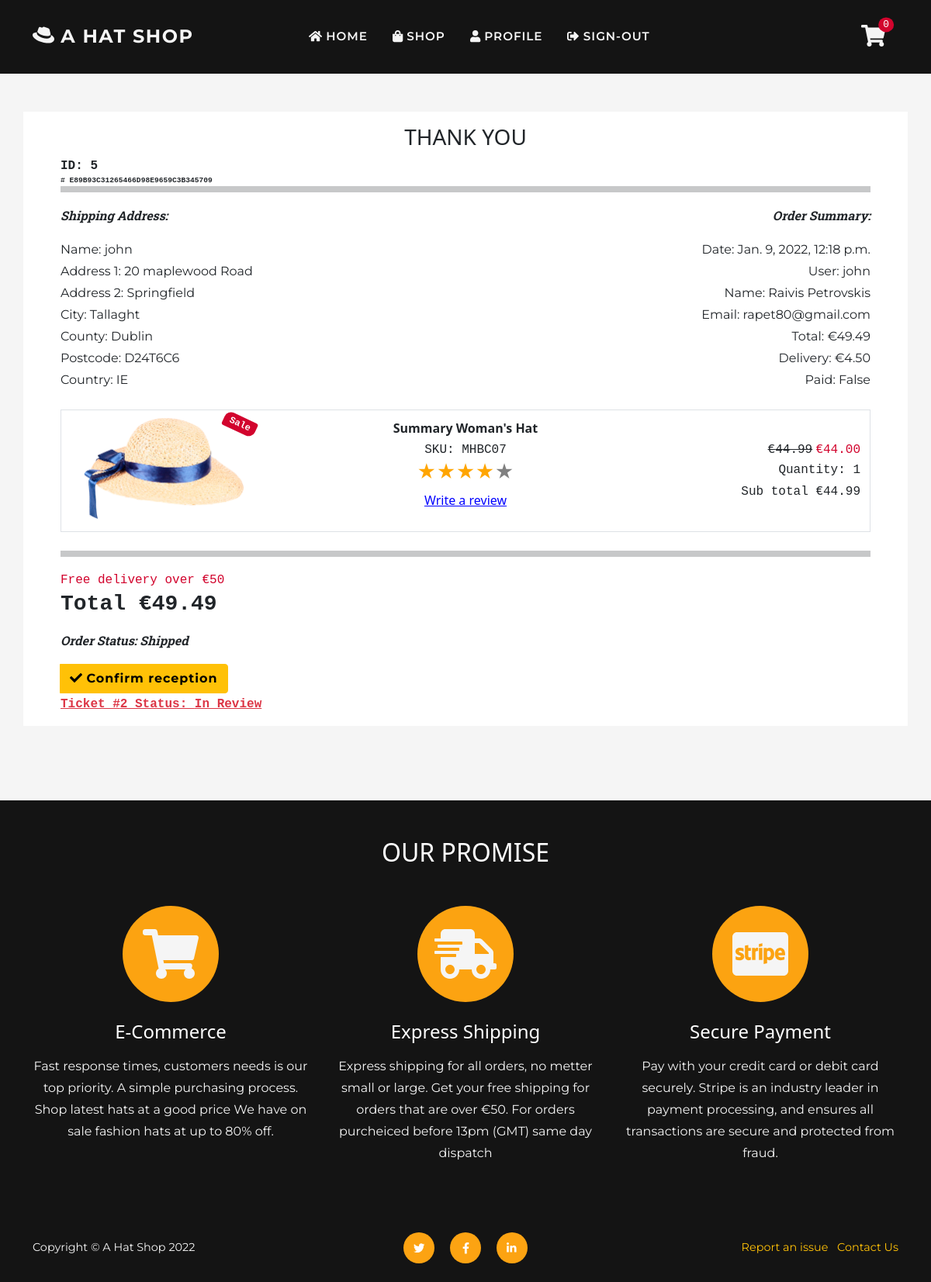
Screenshot of /user/order_history/E89B93C31265466D98E9659C3B345709 (signed in) with the database file from the repository.
### checkout/models.py (models this page shows, shortened)
class Order(models.Model):
    SUBMITTED = 'Submitted'
    PAYMENT = 'Payment received'
    PROCESSED = 'Proccessed'
    SHIPPED = 'Shipped'
    CANCELLED = 'Cancelled'
    COMPLETED = 'Completed'
    ORDER_STATUS = [
        (SUBMITTED, 'Submitted'),
        (PAYMENT, 'Payment received'),
        (PROCESSED, 'Proccessed'),
        (SHIPPED, 'Shipped'),
        (CANCELLED, 'Cancelled'),
        (COMPLETED, 'Completed'),
    ]
    date = models.DateTimeField(auto_now_add=True)
    status = models.CharField(
        max_length=50, default=SUBMITTED, choices=ORDER_STATUS)
    order_number = models.CharField(
        max_length=32, null=False, editable=False)
    total = models.DecimalField(
        max_digits=10, decimal_places=2, default=0)
    delivery = models.DecimalField(
        max_digits=6, decimal_places=2, default=0)
    items = models.TextField(
        null=False, blank=False, default='')
    stripe_pid = models.CharField(
        max_length=254, null=False, blank=False, default='')
    paid = models.BooleanField(default=False)
    user_profile = models.ForeignKey(
        User, on_delete=models.SET_NULL,
        null=True, blank=True, related_name='orders')
    full_name = models.CharField(max_length=50)
    email = models.EmailField(max_length=50)
    shipping_name = models.CharField(max_length=50)
    address_line_1 = models.CharField(max_length=100)
    address_line_2 = models.CharField(max_length=100, blank=True)
    city = models.CharField(max_length=60)
    county = models.CharField(max_length=60, blank=True)
    postcode = models.CharField(max_length=30, blank=True)
    country = CountryField(blank_label='Country')

class OrderLine(models.Model):
    product = models.ForeignKey(Product, on_delete=models.CASCADE)
    quantity = models.IntegerField(default=1)
    order = models.ForeignKey(Order, on_delete=models.CASCADE,
                              related_name='lineitems')
    product_total = models.DecimalField(
        max_digits=6, decimal_places=2, editable=False, default=0)

### shop/models.py (models this page shows, shortened)
class Product(models.Model):
    sku = models.CharField(max_length=60)
    category = models.ForeignKey(
        'Category', null=True, blank=True,
        on_delete=models.SET_NULL)
    style = models.CharField(max_length=60)
    color = models.CharField(max_length=60)
    name = models.CharField(max_length=60)
    description = models.TextField(max_length=250)
    price = models.DecimalField(
        max_digits=6, decimal_places=2)
    image = models.ImageField(null=True, blank=True)
    sale = models.BooleanField(default=False)
    sale_price = models.DecimalField(
        max_digits=6, decimal_places=2,
        null=True, blank=True)
    item_count = models.IntegerField(
        blank=False, null=False, default=0)
    rating = models.DecimalField(
        max_digits=6, decimal_places=2,
        null=True, blank=True)
    rating_counter = models.PositiveSmallIntegerField(default=0)

### support/models.py (models this page shows, shortened)
class CustomerSuport(models.Model):
    SUBMITTED = 'Submitted'
    REVIEW = 'In Review'
    RESOLVED = 'Resolved'
    SELECT = 'Select'
    ORDER = 'Order'
    PRODUCT = 'Product'
    ACCOUNT = 'Account'
    ISSUE_CHOICES = [
        (SELECT, 'Select'),
        (ORDER, 'Order'),
        (PRODUCT, 'Product'),
        (ACCOUNT, 'Account'),
    ]
    STATUS_CHOICES = [
        (SUBMITTED, 'Submitted'),
        (REVIEW, 'In Review'),
        (RESOLVED, 'Resolved'),
    ]
    status = models.CharField(
        max_length=60, default=SUBMITTED,
        choices=STATUS_CHOICES)
    user_profile = models.ForeignKey(
        User, on_delete=models.CASCADE,
        related_name='user_support')
    issue = models.CharField(
        max_length=60, default=SELECT,
        choices=ISSUE_CHOICES)
    message = models.TextField(max_length=500)
    order_line = models.ForeignKey(
        OrderLine, on_delete=models.CASCADE,
        related_name='orderline_support', null=True)
    order = models.ForeignKey(
        Order, on_delete=models.CASCADE,
        related_name='order_support', null=True)
    date = models.DateTimeField(auto_now_add=True)

### customers/views.py (the view, shortened to what this page needs)
# urls.py: path('order_history/<order_number>',
@login_required
def order_history(request, order_number):
    order = get_object_or_404(Order, order_number=order_number)
    profile = request.user
    if not profile.is_superuser:
        if not order.user_profile == profile:
            messages.error(request, 'Only order owner can view this page')
            return redirect(reverse('home'))
    admin = False
    status_form = None
    issues = CustomerSuport.objects.all()
    try:
        issue = issues.get(order=order)
    except CustomerSuport.DoesNotExist:
        issue = None
    order_reviews = profile.user_review.filter(
        order__order_number=order_number)
    order_list = list()
    for i in order_reviews:
        order_list.append(i.product.id)
    template = 'checkout/checkout-success.html'
    context = {
        'status_form': status_form,
        'issue': issue,
        'order_list': order_list,
        'order': order,
        'from_profile': True,
        'admin': admin,
    }
    return render(request, template, context)

### cart/contexts.py (called while the page is built, shortened)
def cart_contents(request):
    cart_items = []
    total = 0
    before = 0
    item_count = 0
    availability = 0
    cart = request.session.get('cart', {})
    if total < 50:
        delivery = total * Decimal(10 / 100)
        free_deivery = 50 * total
    else:
        delivery = 0
        free_deivery = 0
    delivery = round(delivery, 2)
    grand_total = delivery + total
    grand_total = round(grand_total, 2)
    context = {
        'cart_items': cart_items,
        'total': total,
        'before': before,
        'item_count': item_count,
        'delivery': delivery,
        'free_deivery': free_deivery,
        'deivery_treshold': 10,
        'grand_total': grand_total,
    }
    return context

### reviews/contexts.py (called while the page is built)
def review_context(request):
    review_items = ProductReview.objects.all()
    context = {
        'review_items': review_items,
    }
    return context

### checkout/templates/checkout/checkout-success.html (shortened to what this page needs)
{% extends 'base.html' %}
{% load static %}
{% block page_header %}
<header class="py-5">
</header>
{% endblock %}
{% block content %}
<section class="page-section">
    <div class="container bg-white px-3 pt-3 px-lg-5">
        <h3 class="col-12 text-uppercase text-center">Thank You</h3>
        <div class="row m-0 p-0">
            <span class="px-0 fw-bolder text-uppercase font-monospace">Id: {{ order.id }}</span> <br>
            <span class="px-0 fw-bolder time text-uppercase font-monospace"># {{ order.order_number }}</span>
            <hr class="p-1">
            <div class="px-0 col-md-6">
                <p class="text-italic fw-bolder">Shipping Address:</p>
                <p class="mb-0 font-text">Name: {{ order.shipping_name }}</p>
                <p class="mb-0 font-text">Address 1: {{ order.address_line_1 }}</p>
                {% if order.address_line_2 %}
                <p class="mb-0 font-text">Address 2: {{ order.address_line_2 }}</p>
                {% endif %}
                <p class="mb-0 font-text">City: {{ order.city }}</p>
                {% if order.county %}
                <p class="mb-0 font-text">County: {{ order.county }}</p>
                {% endif %}
                {% if order.postcode %}
                <p class="mb-0 font-text">Postcode: {{ order.postcode }}</p>
                {% endif %}
                <p class="mb-0 font-text">Country: {{ order.country }}</p>
            </div>
            <div class="col-md-6 text-md-end px-0">
                <p class="text-italic fw-bolder">Order Summary:</p>
                <p class="mb-0 font-text">Date: {{ order.date }}</p>
                <p class="mb-0 font-text">User: {{ order.user_profile }}</p>
                <p class="mb-0 font-text">Name: {{ order.full_name }}</p>
                <p class="mb-0 font-text">Email: {{ order.email }}</p>
                <p class="mb-0 font-text">Total: €{{ order.total }}</p>
                <p class="mb-0 font-text">Delivery: €{{ order.delivery }}</p>
                <p class="mb-0 font-text">Paid: {{ order.paid }}</p>
            </div>
        </div>
        {% include 'includes/order-line-items.html' %}
        <hr class="p-1 mt-4">
        <div class="cart-conteiner bg-white align-items-center pb-3">
            <div class="col-12 fw-bolder font-monospace">
                <p>
                    {% if delivery != 0 %}
                    <span class="font-monospace h6">Delivery: €{{ delivery }}</span> <br>
                    {% else %}
                    <span class="text-danger m-0 h6 font-monospace">Free delivery over €50</span> <br>
                    {% endif %}
                    <span class="h3 fw-bold font-monospace">Total €{{ order.total }} </span>
                </p>
            </div>
            <div class="col-12">
                <div>
                    <p class="text-italic fw-bolder">Order Status: {{ order.status }}</p>
                    {% if order.status != "Completed" and from_profile and order.status == "Shipped" %}
                    {% include 'includes/forms/confirm-order-status-form.html' %}
                    {% endif %}
                </div>
            </div>
            <div class="col-12">
                {% if from_profile %}
                <div>
                    {% if issue %}
                    {% if issue.status == 'Resolved' %}
                    <a href="{% url 'messages_view' issue.id %}" class="m-0 link-success fw-bolder font-monospace"> Ticket #{{ issue.id }} Status: {{ issue.status }}</a>
                    {% else %}
                    <a href="{% url 'messages_view' issue.id %}" class="m-0 link-danger fw-bolder font-monospace"> Ticket #{{ issue.id }} Status: {{ issue.status }}</a>
                    {% endif %}
                    {% else %}
                    <a href="{% url 'submit' order.order_number %}">Report an issue</a>
                    {% endif %}
                </div>
                {% endif %}
            </div>
        </div>
    </div>
    {% include 'includes/forms/order-status-form.html' %}
</section>
{% endblock %}

### checkout/templates/includes/order-line-items.html
{% load thumbnail %}
{% for item in order.lineitems.all %}
<div class="cart-conteiner border mx-0 px-0 bg-white row align-items-center mt-2 mt-sm-4">
    <div class="col-6 col-sm-3 order-2 order-sm-1 position-relative">
        {% thumbnail item.product.image "300" format="WEBP" as im %}
        <a class="" href="{% url 'shop_item' item.product.id %}"
            aria-label="A link to product {{ item.product.name }} details page">
            <div class="h-100 d-flex align-items-center ">
                <img class="card-img-top" src="{{ im.url }}"
                    alt="An image for product {{ item.product.name }} color {{ item.product.color }}" />
            </div>
        </a>
        {% if item.product.sale %}
        <div class="badge bg-danger text-white position-absolute font-monospace" style="top: 0.5rem; right: 0.5rem">
            Sale
        </div>
        {% endif %}
        {% endthumbnail %}
    </div>
    <div class="col-12 col-sm-6 order-1 order-sm-2 product text-center">
        <p class="text-capitalize mb-0 fw-bolder">{{ item.product.name }}</p>
        <p class="text-capitalize mb-0 font-monospace">SKU: {{ item.product.sku }}</p>
        <div class="star_container d-flex flex-column align-items-center">
            {% if item.product.rating %}
            <a href="{% url 'all_reviews' item.product.id %}">
                <div class="stars h4 text-warning"
                    style="background-image: linear-gradient(to right, orange, orange {% widthratio item.product.rating 5 100 %}%, gray {% widthratio item.product.rating 5 100 %}%, gray 100%)">
                    ★★★★★
                </div>
            </a>
            {% else %}
            <span class="time font-monospace">No reviews yet</span>
            <div class="stars h4">
            </div>
            {% endif %}
        </div>
        {% if order.user_profile and from_profile and not order.status == 'Cancelled' %}
        {% if not item.product.id in order_list %}
        <p><a href="{% url 'review_view' item.product.id  %}?order_id={{ order.order_number }}">Write a
                review</a></p>
        {% else %}
        <p><a href="{% url 'review_view' item.product.id  %}?order_id={{ order.order_number }}">View Your
                review</a></p>
        {% endif %}
        {% endif %}
    </div>
    <div class="col-3 col-6 col-sm-3 order-2 order-sm-3">
        <div class="text-end">
            {% if item.product.sale %}
            <span class="text-decoration-line-through font-monospace">€{{ item.product.price }}</span>
            <span class="text-danger  font-monospace">€{{ item.product.sale_price }} </span>
            {% else %}
            <span class="font-monospace">€{{ item.product.price }}</span>
            {% endif %}
            <p class="mb-0 font-monospace">Quantity: {{ item.quantity }}</p>
            <p class="mb-0 font-monospace">Sub total €{{ item.product_total }} </p>
        </div>
    </div>
</div>
{% endfor %}

### static/css/base.css (style rules this page uses)
:root { --bs-warning: #fca311; --bs-white: #ffffff; --bs-light: #f5f5f5; --bs-dark: #141414; --bs-danger: #d2042d; --bs-success: #6a994e; --bs-primary: #141414; --bs-secondary: #f5f5f5; --bs-primary-rgb: 20, 20, 20; --bs-secondary-rgb: 245, 245, 245; --bs-warning-rgb: 252, 163, 17; --bs-success-rgb: 106, 153, 78; --bs-danger-rgb: 210, 4, 45; --bs-white-rgb: 255, 255, 255; --bs-light-rgb: 245, 245, 245; --bs-dark-rgb: 20, 20, 20; }
.font-text { font-family: "Montserrat", sans-serif; }
.text-italic { font-weight: 400; font-style: italic; font-family: 'Roboto Slab', serif; }
html { scroll-padding-top: 4.5rem; scroll-behavior: smooth; }
body { position: relative; overflow-x: hidden; background-color: #f5f5f5; }
p { line-height: 1.75; }
a { color: blue; }
section, .page-section { padding: 3rem 0; min-height: 50vh; }
@media (min-width: 768px) { section { padding: 6rem 0; } }
.time { font-size: .6rem; }
.cart-conteiner .badge, .item .badge, .card .badge { transform: rotate(25deg); border-radius: 9px 3px; }
.card-img-top { padding: .5rem; }

### reviews/static/css/reviews.css (style rules this page uses)
.stars { background-clip: text; -webkit-background-clip: text; -webkit-text-fill-color: transparent; color: transparent; width: fit-content; }
.star_container a { text-decoration: none; }
a .stars { transition: all 250ms; }

### static/css/forms.css (style rules this page uses)
::placeholder { font-family: "Montserrat", sans-serif; font-weight: 700; color: #c5c5c5 !important; }

### rows the page displays
Order: id "5", order_number "E89B93C31265466D98E9659C3B345709", shipping_name "john", address_line_1 "20 maplewood Road", address_line_2 "Springfield", city "Tallaght", county "Dublin", postcode "D24T6C6", country "IE", date "Jan. 9, 2022, 12:18 p.m.", user_profile "john", full_name "Raivis Petrovskis", email "rapet80@gmail.com", total "49.49", delivery "4.50", paid "False", status "Shipped"
OrderLine: shows "Sale", product.name "Summary Woman's Hat", product.sku "MHBC07", product.price "44.99", product.sale_price "44.00", quantity "1", product_total "44.99"
CustomerSuport: id "2", status "In Review"

### other values shown
{{ item_count }} "0"
